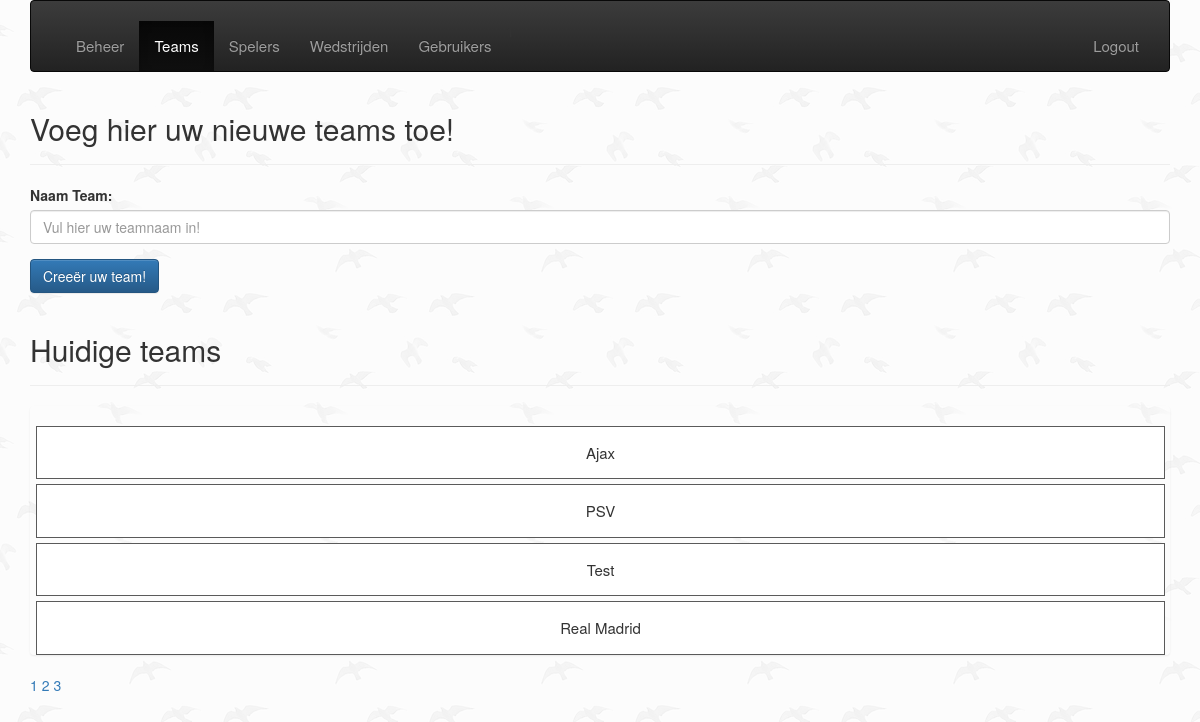
/public/createTeam.php (signed in), run on an earlier commit of the app's database.
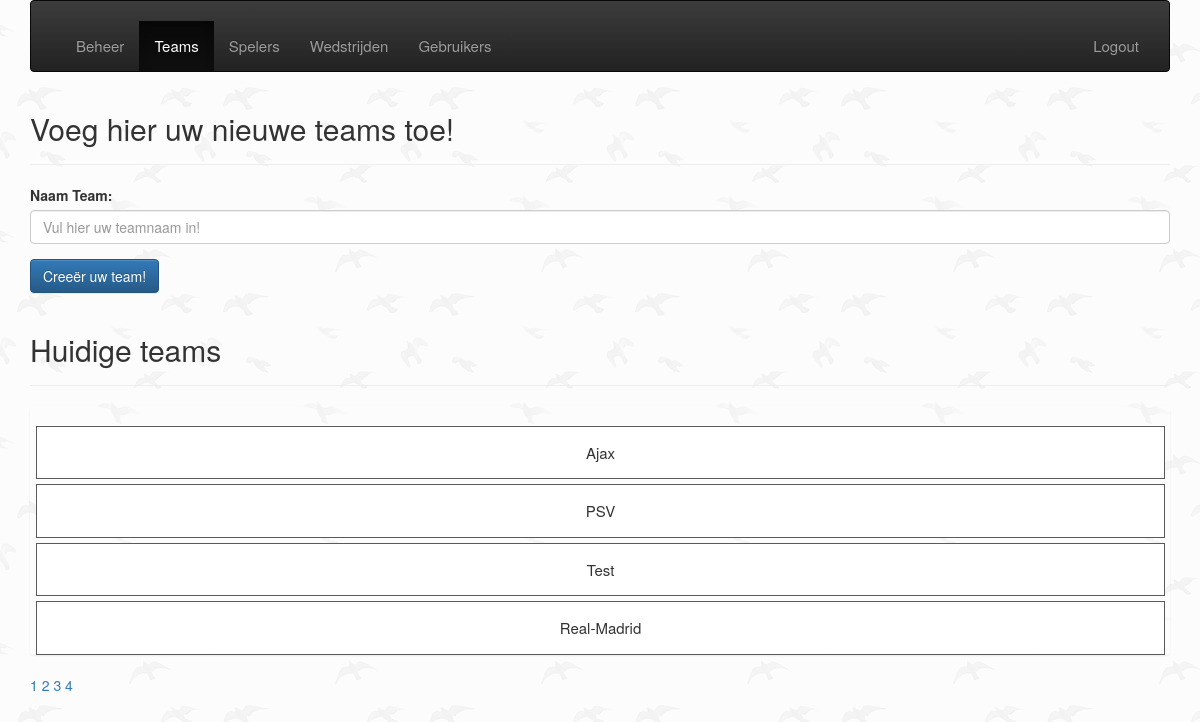
And on a later commit of the database.
### tables this page shows
CREATE TABLE `tbl_teams` (
  `id` int(11) UNSIGNED NOT NULL,
  `poule_id` int(11) NOT NULL DEFAULT '0',
  `name` varchar(255) NOT NULL,
  `points` int(3) DEFAULT '0',
  `created_at` datetime NOT NULL DEFAULT CURRENT_TIMESTAMP,
  `deleted_at` datetime DEFAULT NULL
);

### public/createTeam.php (the view, shortened to what this page needs)
<?php
require ('header.php');
require ('../app/database.php');
?>
    <header class="page-header">
        <h2>Voeg hier uw nieuwe teams toe!</h2>
    </header>
<section>
    <form action="../app/team_manager.php" method="POST" enctype="multipart/form-data">
        <div class="form-group">
            <label for="nameTeam">Naam Team:</label>
            <input type="text" class="form-control" name="nameTeam" placeholder="Vul hier uw teamnaam in!">
        </div>
        <div class="form-group">
            <input type="submit" value="Creeër uw team!" class="btn btn-primary" name="register">
        </div>
    </form>
    <header class="page-header">
        <h2>Huidige teams</h2>
    </header>
        <?php
        $page = isset($_GET['page'])?(int)$_GET['page'] : 1;
        $perPage = isset($_GET['per-page'])&& $_GET['per-page'] <=4  ?(int)$_GET['per-page'] : 4;
        $start = ($page > 1) ? ($page * $perPage) - $perPage : 0;
        $teams = $db_conn->prepare ("SELECT SQL_CALC_FOUND_ROWS * FROM tbl_teams LIMIT {$start},{$perPage}");
        $teams->execute();
        $teams = $teams->fetchAll(PDO::FETCH_ASSOC);
        $total = $db_conn->query("SELECT FOUND_ROWS() as total")->fetch()['total'];
        $pages = ceil($total /$perPage);
        ?>
        <ul class="list-group">
            <?php
            foreach ($teams as $team)
            {
                echo "<ul class=\"agenda-item\">
                          <form action=\"   adjust_team.php\" method=\"POST\">
                          <input type=\"hidden\" name=\"adjust\" value=\"{$team['id']}\">
                          <input class=\"adjust\" type=\"submit\" value=\"adjust\">
                             </form>
                          <li>{$team['name']}</li>
                          <form action=\"../app/delete_team_manager.php\" method=\"POST\">
                          <input type=\"hidden\" name=\"delete\" value=\"{$team['id']}\">
                          <input class=\"delete\" type=\"submit\" value=\"delete\">
                          </form>
                          </ul>";
            }
            ?>
        </ul>
        <div class="pagenation">
            <?php  for ($x =1; $x <= $pages; $x++) :?>
                <a href="?page=<?php echo $x; ?>&per-page=<?php echo $perPage ?>"><?php  echo $x; ?></a>
            <?php endfor; ?>
        </div>
</section>
<?php
 require ('footer.php');
?>

What changed in the data, as far as the page shows it:
changed tbl_teams: name "Real Madrid" → "Real-Madrid"
Also different on the page:
new list line: "4"
